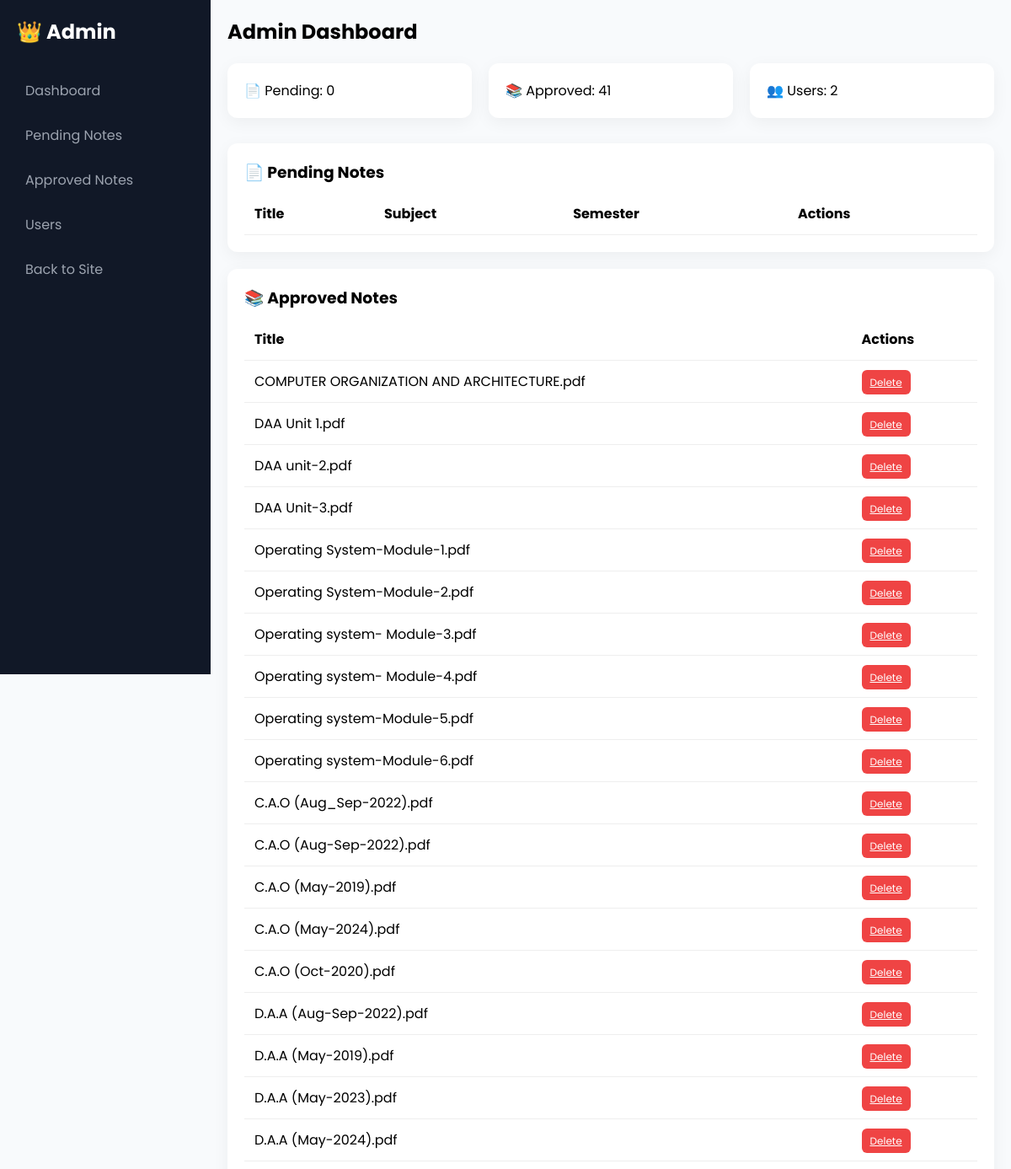
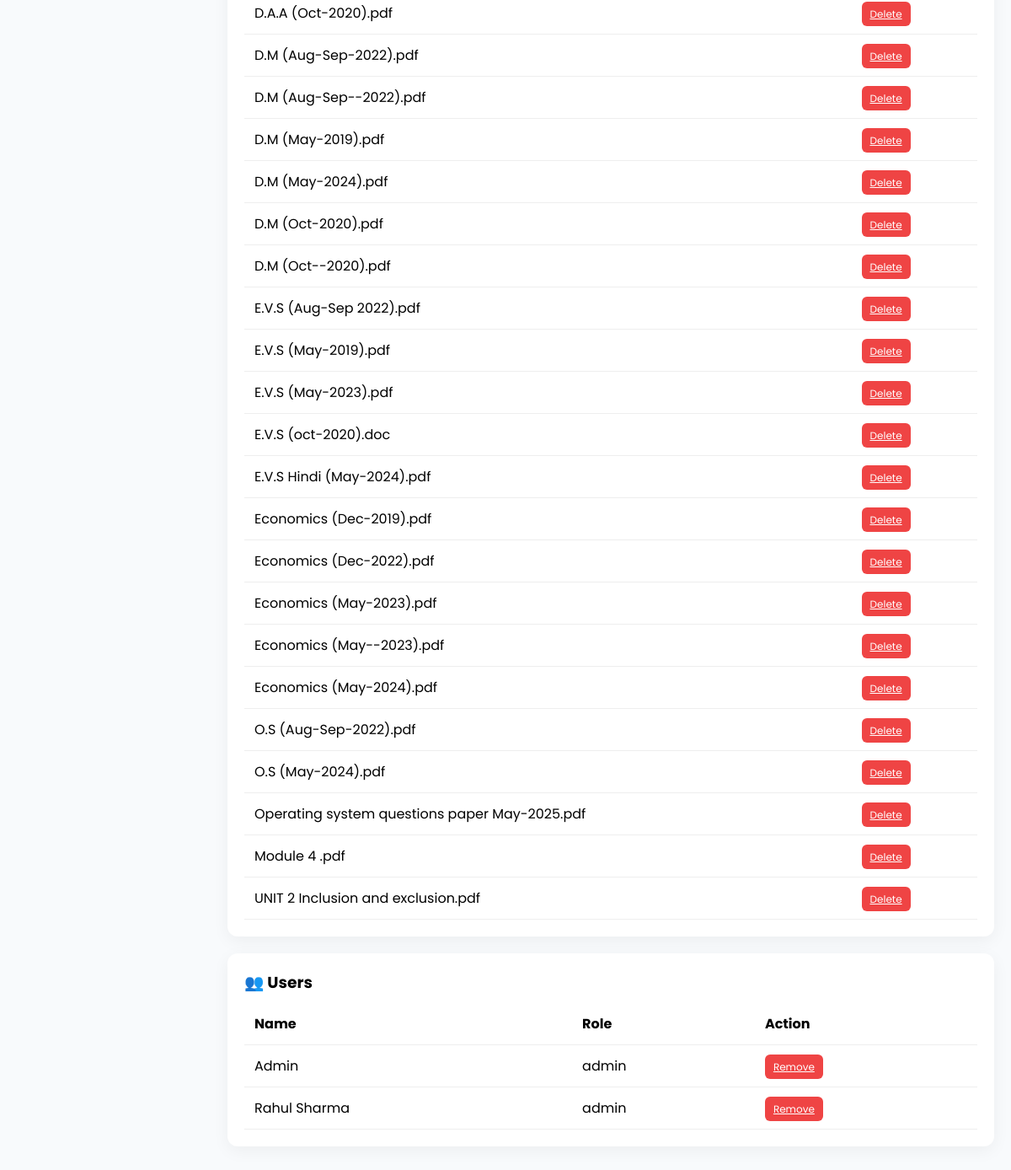
Page /admin (signed in) on the earlier database version (2 pictures, top to bottom).
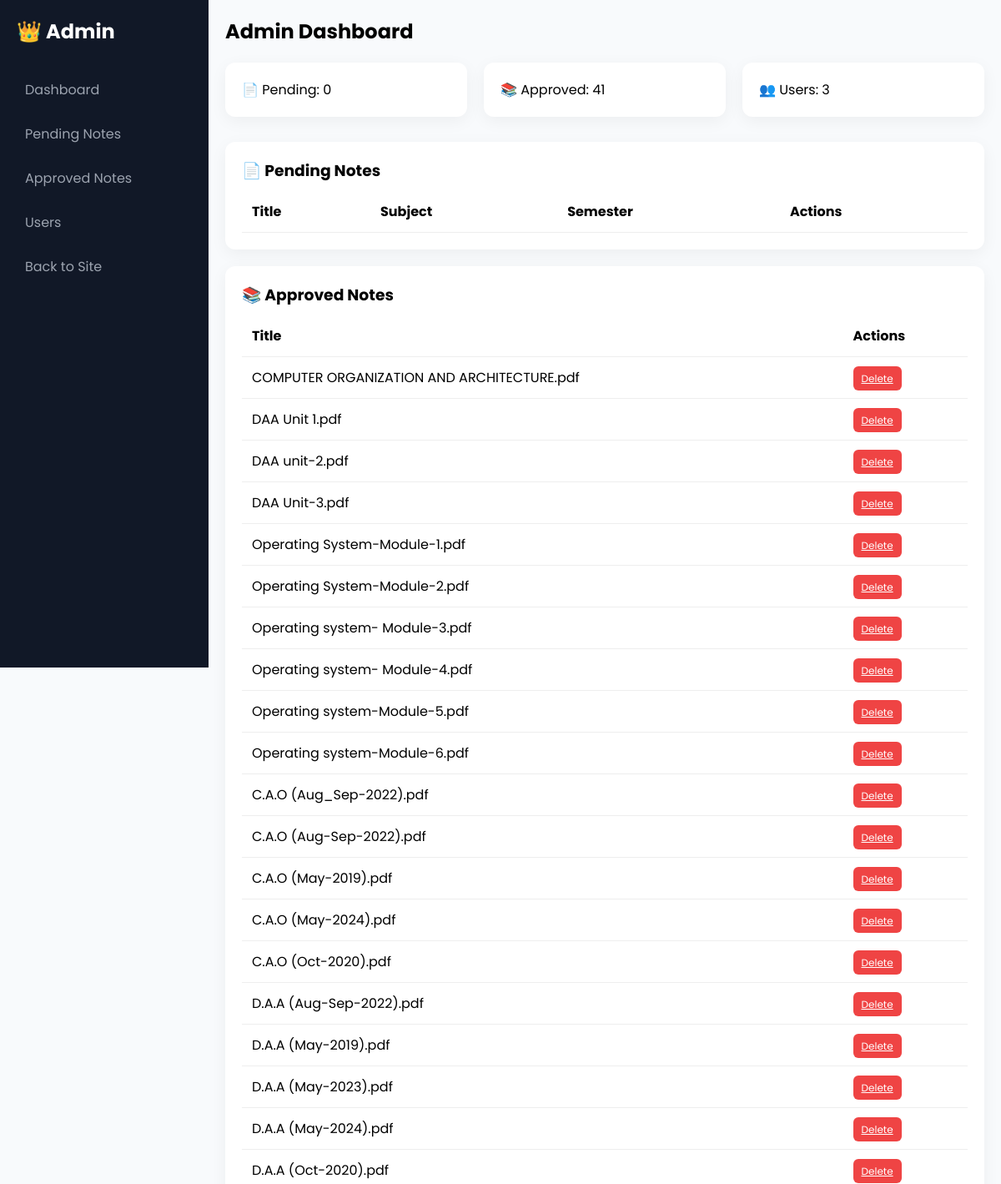
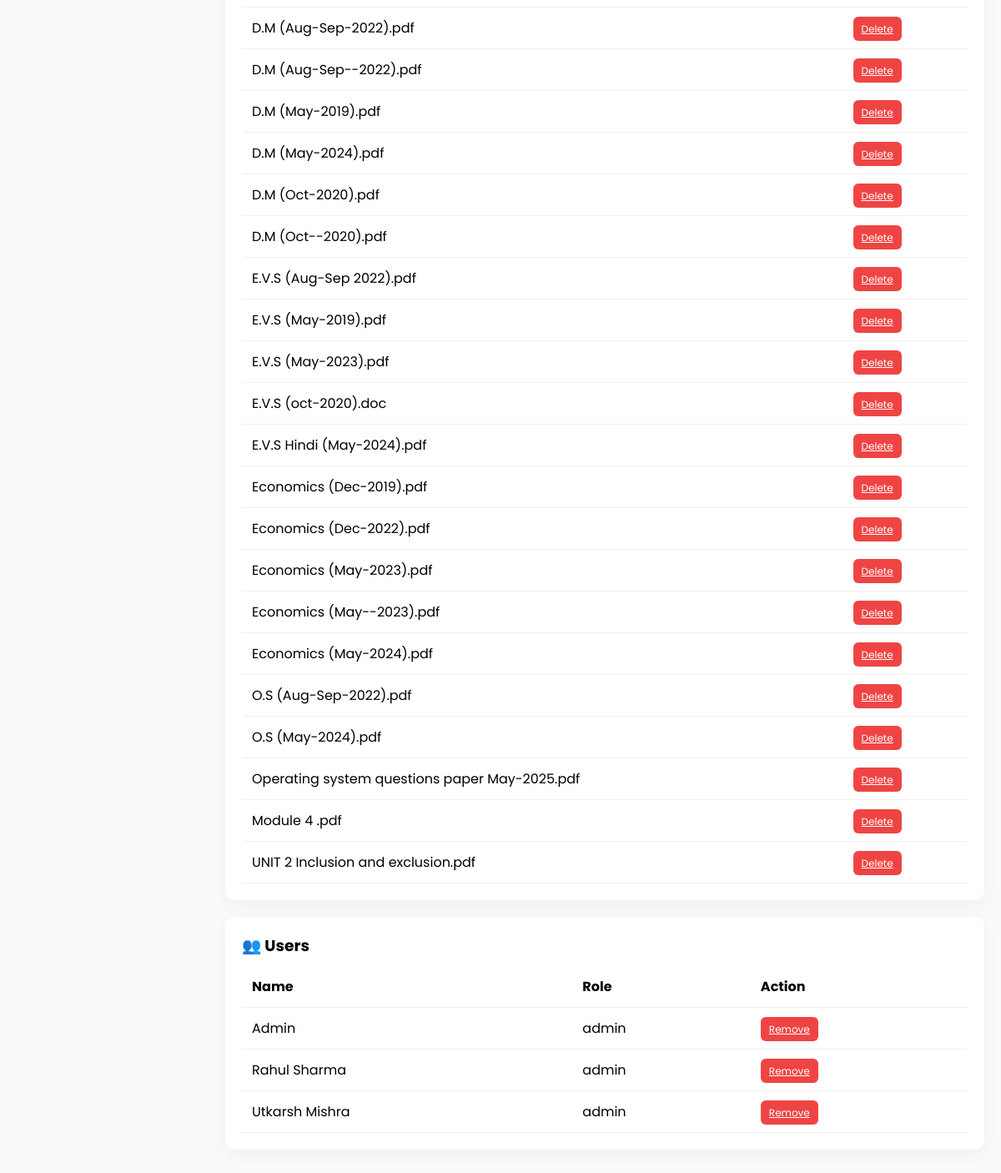
Same page on the later database version (2 pictures, top to bottom).
### tables this page shows
CREATE TABLE notes(
        id INTEGER PRIMARY KEY AUTOINCREMENT,
        title TEXT NOT NULL,
        filename TEXT NOT NULL,
        subject TEXT NOT NULL,
        semester INTEGER NOT NULL,
        uploaded_by TEXT NOT NULL,
        status TEXT NOT NULL DEFAULT 'pending',
        downloads INTEGER DEFAULT 0,
        created_at TIMESTAMP DEFAULT CURRENT_TIMESTAMP
    );

CREATE TABLE users(
        id INTEGER PRIMARY KEY AUTOINCREMENT,
        name TEXT NOT NULL,
        email TEXT UNIQUE NOT NULL,
        mobile TEXT NOT NULL,
        role TEXT NOT NULL DEFAULT 'user',
        created_at TIMESTAMP DEFAULT CURRENT_TIMESTAMP
    );

### app.py (the view)
@app.route("/admin")
def admin():
    if not login_required():
        return login_required_redirect()
    if not admin_required():
        return "⛔ Access Denied"
    conn = get_db_connection()
    cur = conn.cursor()
    cur.execute("SELECT * FROM notes WHERE status='pending'")
    pending_notes = cur.fetchall()
    cur.execute("SELECT * FROM notes WHERE status='approved'")
    approved_notes = cur.fetchall()
    cur.execute("SELECT * FROM users")
    users = cur.fetchall()
    conn.close()
    return render_template(
        "admin.html",
        pending_notes=pending_notes,
        approved_notes=approved_notes,
        users=users
    )

### app.py (called while the page is built)
def get_db_connection():
    conn = sqlite3.connect(Config.DATABASE)
    conn.row_factory = sqlite3.Row
    return conn

def login_required():
    return "user" in session

def admin_required():
    return session.get("role") == "admin"

### templates/admin.html (shortened to what this page needs)
<!DOCTYPE html>
<html lang="en">
<head>
<link rel="stylesheet" href="https://cdnjs.cloudflare.com/ajax/libs/font-awesome/6.5.0/css/all.min.css">
</head>
<body>
<div class="sidebar">
  <h2>👑 Admin</h2>
  <a href="#">Dashboard</a>
  <a href="#pending">Pending Notes</a>
  <a href="#approved">Approved Notes</a>
  <a href="#users">Users</a>
  <a href="/dashboard">Back to Site</a>
</div>
<div class="main">
  <div class="header">
    <h2>Admin Dashboard</h2>
  </div>
  <div class="stats">
    <div class="stat">📄 Pending: {{pending_notes|length}}</div>
    <div class="stat">📚 Approved: {{approved_notes|length}}</div>
    <div class="stat">👥 Users: {{users|length}}</div>
  </div>
  <div class="section" id="pending">
    <h3>📄 Pending Notes</h3>
    <table class="table">
      <tr>
        <th>Title</th>
        <th>Subject</th>
        <th>Semester</th>
        <th>Actions</th>
      </tr>
    </table>
  </div>
  <div class="section" id="approved">
    <h3>📚 Approved Notes</h3>
    <table class="table">
      <tr>
        <th>Title</th>
        <th>Actions</th>
      </tr>
      {% for n in approved_notes %}
      <tr>
        <td>{{n['title']}}</td>
        <td>
          <a href="/delete/{{n['id']}}" class="btn delete">Delete</a>
        </td>
      </tr>
      {% endfor %}
    </table>
  </div>
  <div class="section" id="users">
    <h3>👥 Users</h3>
    <table class="table">
      <tr>
        <th>Name</th>
        <th>Role</th>
        <th>Action</th>
      </tr>
      {% for u in users %}
      <tr>
        <td>{{u['name']}}</td>
        <td>{{u['role']}}</td>
        <td>
          {% if u['role']=='user' %}
            <a href="/make_admin/{{u['id']}}" class="btn admin">Make Admin</a>
          {% else %}
            <a href="/remove_admin/{{u['id']}}" class="btn delete">Remove</a>
          {% endif %}
        </td>
      </tr>
      {% endfor %}
    </table>
  </div>
</div>
</body>
</html>

### templates/admin.html (style rules this page uses)
* { margin:0;padding:0;box-sizing:border-box;font-family:'Poppins',sans-serif; }
body { display:flex; background:#F8FAFC; }
.sidebar { width:250px; height:100vh; background:#111827; color:white; padding:20px; position:fixed; }
.sidebar h2 { margin-bottom:30px; }
.sidebar a { display:block; color:#9ca3af; padding:10px; margin:8px 0; text-decoration:none; border-radius:8px; }
.main { margin-left:250px; padding:20px; width:100%; }
.header { display:flex; justify-content:space-between; align-items:center; margin-bottom:20px; }
.header h2 { font-size:24px; }
.stats { display:grid; grid-template-columns:repeat(auto-fit,minmax(200px,1fr)); gap:20px; margin-bottom:30px; }
.stat { background:white; padding:20px; border-radius:12px; box-shadow:0 5px 20px rgba(0,0,0,0.05); }
.table { width:100%; border-collapse:collapse; margin-top:10px; }
.table th,.table td { padding:12px; text-align:left; border-bottom:1px solid #eee; }
.btn { padding:6px 10px; border:none; border-radius:6px; color:white; cursor:pointer; font-size:12px; }
.delete { background:#ef4444; }
.section { background:white; padding:20px; border-radius:12px; margin-bottom:20px; box-shadow:0 5px 20px rgba(0,0,0,0.05); }

Differences in the rows shown:
added users: name "Utkarsh Mishra", role "admin"
Other differences:
{{ users|length }}: "2" → "3"
